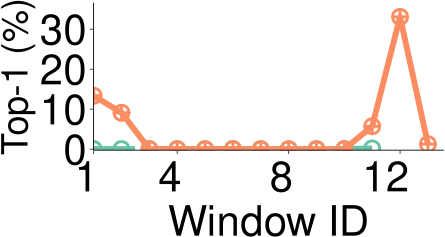

The R source for this figure:
library(grid)
library(ggplot2)
library(extrafont)
require("RColorBrewer")
require(scales)
font_import()
loadfonts()

mywidth=4.5
myheight=2.5
my_value=c(1,10)
my_line=c("longdash","solid")

if(T){
    args <- commandArgs(trailingOnly = TRUE)
    x1 <- read.table("prefixDistribution-5000-CouchDB-min.data",header=TRUE)
    cairo_pdf(file="prefixDistribution-5000-CouchDB-min.pdf", width=mywidth, height=myheight)
    x1$type <- factor(x1$type, levels=c("Raw","Mixed"), labels=c("Raw","Mixed"))
    ggplot(data=x1, aes(x=ID,y=ratio,shape=type,linetype=type, colour=type)) +
    geom_line(size=2)  + 
        geom_point(size=4, stroke=1.5, fill="white") +
    scale_shape_manual(values=c(my_value)) +
    scale_colour_brewer(palette = "Set2") + 
    scale_linetype_manual(values=c(my_line)) +
    scale_size_manual(values=c(1.5, 1.5)) +
    coord_cartesian(ylim=c(0.0145, 0.35), xlim=c(1.57, 13)) +
    scale_x_continuous(breaks=c(1, 4, 8, 12)) +
    scale_y_continuous(breaks=seq(0, 0.3, 0.1), labels=format(seq(0, 30, 10), scientific=FALSE)) +
    ylab("Top-1 (%)") +
    xlab("Window ID") +
    theme_bw() +
    theme(
        panel.grid.major=element_blank(), panel.grid.minor=element_blank(),
	    panel.background=element_blank(), 
	    # panel.border=element_rect(size=0.5),
	    panel.border = element_blank(),
	    axis.line=element_line(colour="black", size=0.3),
	    axis.ticks=element_line(size=0.3),
        axis.text.x=element_text(margin=margin(5,0,0,0), angle=0, hjust=0.8, colour="black", size=30),
        axis.title.y=element_text(size=26,  hjust=0.5),
        axis.text.y=element_text(margin=margin(0, 2, 0, 0),colour="black",size=30),
        axis.title.x=element_text(size=30),
        legend.title = element_blank(),
        legend.key.size=unit(0.3, "cm"),
        legend.text=element_text(size=20),
        # legend.position=c(0.3,0.82),
        legend.position="none",
        legend.direction="vertical",
        legend.margin = margin(t = 0, unit='cm'),
        plot.margin=unit(c(0.1,0.1,0.1,0.1), "cm")
    )
}
